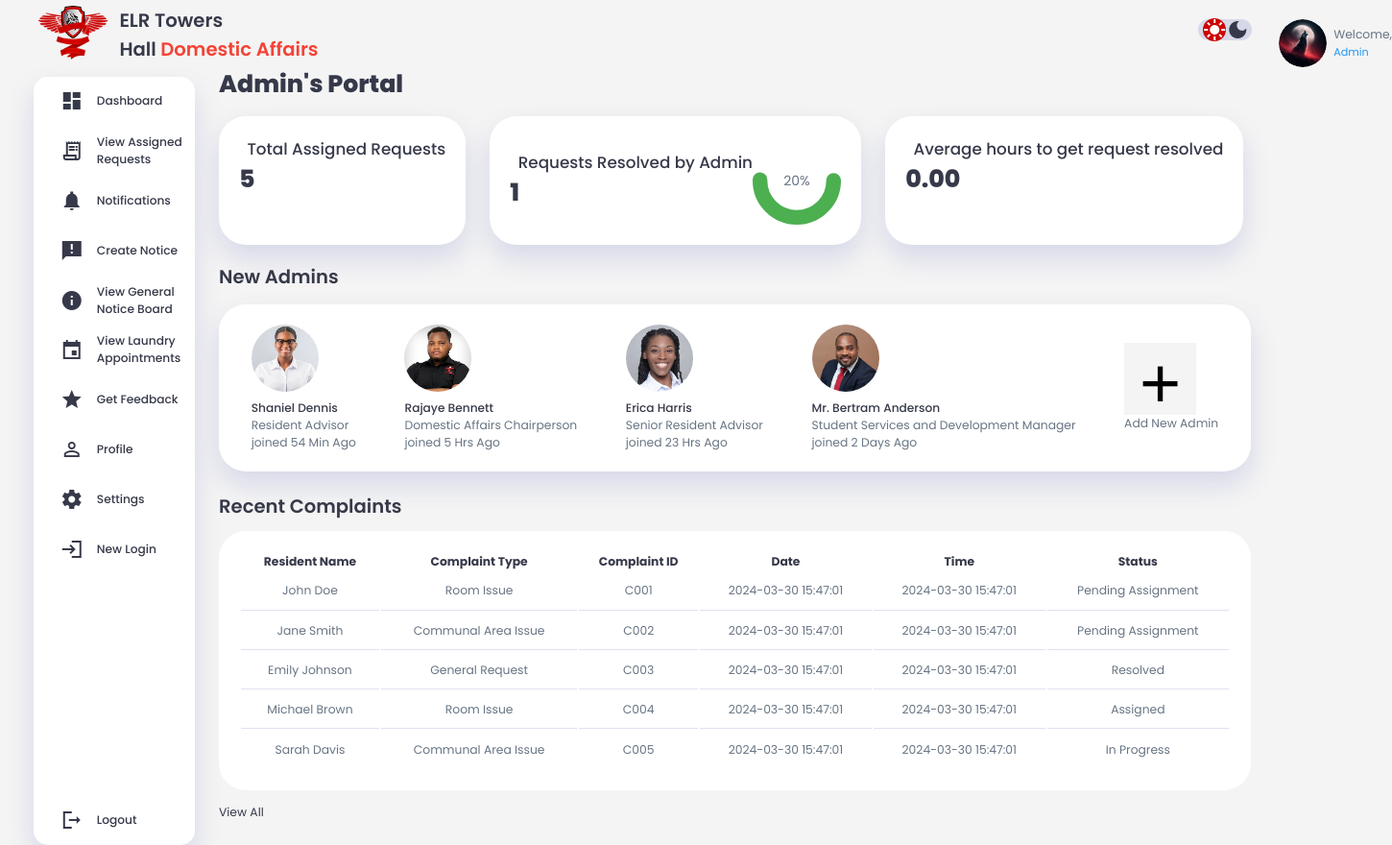
The page / on the database its author committed.
### tables this page shows
CREATE TABLE complaints (
    id INT AUTO_INCREMENT,
    complaint_id VARCHAR(255) NOT NULL,
    complaint_type ENUM('Room Issue', 'Communal Area Issue', 'General Request') NOT NULL,
    complaint_body TEXT NOT NULL DEFAULT '',
    date_submitted DATETIME NOT NULL DEFAULT CURRENT_TIMESTAMP,
    status ENUM('Resolved', 'Pending Assignment', 'Assigned', 'In Progress') NOT NULL,
    priority ENUM('Low', 'Medium', 'High') NOT NULL DEFAULT 'Medium',
    assigned_to VARCHAR(255) NOT NULL,
    tower ENUM('1', '2', '3', '4', '5') NOT NULL,
    PRIMARY KEY (id)
);

### index.php (the view, shortened to what this page needs)
<!DOCTYPE html>
<html lang="en">
<head>
    <link rel = "stylesheet" href="adminstyles.css">
</head>
<body>
    <?php include 'adm_sidebar.php';?>
<main>
    <h1>Admin's Portal</h1>
    <div class="analysis">
        <div class="panel">
            <div class="status">
                <div class="info">
                    <h3>Total Assigned Requests</h3>
                    <?php
                    include 'db_connect.php';
                    try {
                        $sql = "SELECT COUNT(*) AS total_assigned_requests FROM complaints";
                        $stmt = $conn->prepare($sql);
                        $stmt->execute();
                        $result = $stmt->fetch(PDO::FETCH_ASSOC);
                        $totalAssignedRequests = $result['total_assigned_requests'];
                        echo "<h1>{$totalAssignedRequests}</h1>";
                    } catch (PDOException $e) {
                        echo "Error: " . $e->getMessage();
                    }
                    ?>
                </div>
                </div>
                </div>
        <div class="panel">
            <div class="status">
                <div class="info">
                    <h3>Requests Resolved by Admin</h3>
                    <?php
                    try {
                        $sql = "SELECT COUNT(*) AS resolved_requests FROM complaints WHERE status = 'Resolved'";
                        $stmt = $conn->prepare($sql);
                        $stmt->execute();
                        $result = $stmt->fetch(PDO::FETCH_ASSOC);
                        $resolvedRequests = $result['resolved_requests'];
                        echo "<h1>{$resolvedRequests}</h1>";
                    } catch (PDOException $e) {
                        echo "Error: " . $e->getMessage();
                    }
                    ?>
                </div>
                <div class="progress">
    <?php
    $percentageResolved = ($resolvedRequests / $totalAssignedRequests) * 100;
    $radius = 25;
    $circumference = 2 * M_PI * $radius;
    $dashOffset = $circumference * ((100 - $percentageResolved) / 100);
    ?>
    <svg viewBox="0 0 60 60">
        <circle cx="30" cy="30" r="<?= $radius ?>" stroke="#4caf50" stroke-width="5" fill="none"
                stroke-dasharray="<?= $circumference ?>" stroke-dashoffset="<?= $dashOffset ?>"></circle>
    </svg>
    <div class="percentage">
        <p><?= round($percentageResolved) ?><span>%</span></p>
    </div>
</div>
            </div>
        </div>
        <div class="panel">
    <div class="status">
        <div class="info">
            <h3>Average hours to get request resolved</h3>
            <?php
            try {
                $sql = "SELECT AVG(TIMESTAMPDIFF(HOUR, date_submitted, date_resolved)) AS average_hours FROM complaints WHERE status = 'Resolved'";
                $stmt = $conn->prepare($sql);
                $stmt->execute();
                $result = $stmt->fetch(PDO::FETCH_ASSOC);
                $averageHours = $result['average_hours'];
                $formattedAverageHours = number_format($averageHours, 2);
                echo "<h1>{$formattedAverageHours}</h1>";
            } catch (PDOException $e) {
                echo "Error: " . $e->getMessage();
            }
            ?>
        </div>
    </div>
</div>
            </div>
            <div class="new-users">
                <h2>New Admins</h2>
                <div class="user-list">
                    <div class="user">
                        <div class="user-info">
                            <img src="images/ELR DAAS Shaniel Dennis.webp" alt="user">
                            <div class="user-name">
                                <h3>Shaniel Dennis</h3>
                                <p>Resident Advisor</p>
                                <p>joined 54 Min Ago</p>
                            </div>
                        </div>
                    </div>
                    <div class="user">
                        <div class="user-info">
                            <img src="images/ELR DAAS Rajaye.png" alt="user">
                            <div class="user-name">
                                <h3>Rajaye Bennett</h3>
                                <p>Domestic Affairs Chairperson</p>
                                <p>joined 5 Hrs Ago</p>
                            </div>
                        </div>
                    </div>
                    <div class="user">
                        <div class="user-info">
                            <img src="images/ELRDAAS Erica Harris.webp" alt="user">
                            <div class="user-name">
                                <h3>Erica Harris</h3>
                                <p>Senior Resident Advisor</p>
                                <p>joined 23 Hrs Ago</p>
                            </div>
                        </div>
                    </div>
                    <div class="user">
                        <div class="user-info">
                            <img src="images/ELR DAAS BERTRAM.webp" alt="user">
                            <div class="user-name">
                                <h3>Mr. Bertram Anderson</h3>
                                <p>Student Services and Development Manager</p>
                                <p>joined 2 Days Ago</p>
                            </div>
                        </div>
                    </div>
                    <div class="user">
                        <div class="user-info">
                            <button id="add-admin-button" class="add-button" onclick="window.location.href='register.html'">+</button>
                            <div class="user-name">
                                <p>Add New Admin</p>
                            </div>
                        </div>
                    </div>
                </div>
            </div>
            <div class="recent-requests">
            <h2>Recent Complaints</h2>
            <table id="requestsTable" class="animate__animated animate__fadeIn">
                <thead>
                    <tr>
                        <th>Resident Name</th>
                        <th>Complaint Type</th>
                        <th>Complaint ID</th>
                        <th>Date</th>
                        <th>Time</th>
                        <th>Status</th>
                    </tr>
                </thead>
                <tbody>
                    <?php
                    try {
                        $sql = "SELECT * FROM complaints";
                        $stmt = $conn->prepare($sql);
                        $stmt->execute();
                        $complaints = $stmt->fetchAll(PDO::FETCH_ASSOC);
                        foreach ($complaints as $complaint) {
                            echo "<tr>";
                            echo "<td>{$complaint['first_name']} {$complaint['last_name']}</td>";
                            echo "<td>{$complaint['complaint_type']}</td>";
                            echo "<td>{$complaint['complaint_id']}</td>";
                            echo "<td>{$complaint['date_submitted']}</td>";
                            echo "<td>{$complaint['date_submitted']}</td>";
                            echo "<td>{$complaint['status']}</td>";
                            echo "</tr>";
                        }
                    } catch (PDOException $e) {
                        echo "Error: " . $e->getMessage();
                    }
                    ?>
                </tbody>
            </table>
            <a href="#">View All</a>
        </div>
    </main>
                </div>
<?php include 'adm_right_section.php';?>
    </div>
</body>
</html>

### adm_sidebar.php (shortened to what this page needs)
<div class="container">
            <aside>
                <div class="toggle">
                    <div class="logo">
                        <img src="images/elr towers logo.png" alt="logo">
                        <h2>ELR Towers Hall<span class = "danger"> Domestic Affairs</span></h2>
                    </div>
                    <div class="sidebar">
                        <div>
                        <a href = "index.php" class = "dash-tem">
                            <span class="material-icons-sharp">
                            </span>
                            <h3>Dashboard</h3>
                        </a>
                        <a href = "requests.php" class ="dash-item">
                            <span class="material-icons-sharp">
                            </span>
                            <h3>View Assigned Requests</h3>
                            </a>
                        <a href = "notifications.php" class ="dash-item">
                                <span class="material-icons-sharp">
                                </span>
                                <h3>Notifications</h3>
                                </a>
                        <a href = "notice.php" class ="dash-item">
                            <span class="material-icons-sharp">
                            </span>
                            <h3>Create Notice</h3>
                            </a>
                            <a href = "admingennotices.php" class ="dash-item">
                                <span class="material-icons-sharp">
                                    </span>
                                    <h3>View General Notice Board</h3>
                                    </a>
                        <a href = "laundryappointments.php" class= "dash-item">
                            <span class="material-icons-sharp">
                            </span>
                            <h3>View Laundry Appointments</h3>
                            </a>
                        <a href = "requestfeedback.php" class="dash-item">
                            <span class="material-icons-sharp">
                            </span>
                            <h3>Get Feedback</h3>
                        </a>
                        <a href = "adminprofile.php" class="dash-item">
                            <span class="material-icons-sharp">
                            </span>
                            <h3>Profile</h3>
                            </a>
                        <a href = "adminsettings.php" class="dash-item">
                            <span class="material-icons-sharp">
                            </span>
                            <h3>Settings</h3>
                            </a>
                        <a href = "login.html">
                            <span class="material-icons-sharp">
                            </span>
                            <h3>New Login</h3>
                            </a>
                        </div>
                        <a href = "logout.html">
                            <span class="material-icons-sharp">
                            </span>
                            <h3>Logout</h3>
                            </a>
                    </div>
                </div>
            </aside>

### adm_right_section.php (shortened to what this page needs)
<div class="right-section">
      <div class="nav">
        <div class="dark-mode">
          <span class="material-icons-sharp active"> light_mode </span>
          <span class="material-icons-sharp"> dark_mode </span>
        </div>
        <div class="profile">
          <a href="profile.php" class="profile-link">
            <div class="profil-photo">
              <img src="images/elf wolf 1.jpeg" alt="Profile Picture" />
            </div>
          </a>
          <div class="info">
            <p> Welcome, </p>
            <small class="text-muted">Admin</small>
          </div>
        </div>
      </div>

### rows shown on the page
complaints: first_name "John", last_name "Doe", complaint_type "Room Issue", complaint "C001", date_submitted "2024-03-30 15:47:01", status "Pending Assignment"
complaints: first_name "Jane", last_name "Smith", complaint_type "Communal Area Issue", complaint "C002", date_submitted "2024-03-30 15:47:01", status "Pending Assignment"
complaints: first_name "Emily", last_name "Johnson", complaint_type "General Request", complaint "C003", date_submitted "2024-03-30 15:47:01", status "Resolved"
complaints: first_name "Michael", last_name "Brown", complaint_type "Room Issue", complaint "C004", date_submitted "2024-03-30 15:47:01", status "Assigned"
complaints: first_name "Sarah", last_name "Davis", complaint_type "Communal Area Issue", complaint "C005", date_submitted "2024-03-30 15:47:01", status "In Progress"

### other values the page prints
$totalAssignedRequests "5"
$resolvedRequests "1"
$percentageResolved "20"
$formattedAverageHours "0.00"
